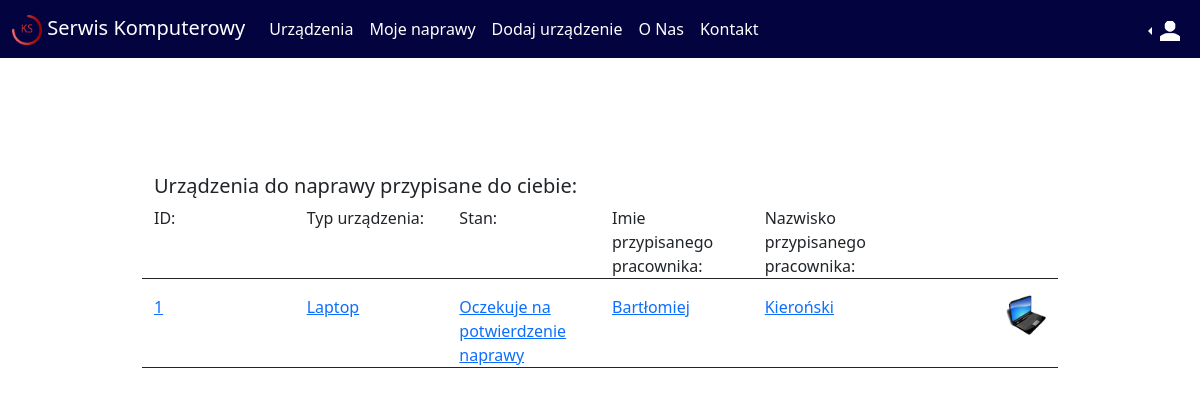
The app's page /ProjektSerwisKomputerowy/MojeUrzadzenia.php (signed in) with its own data.
### tables this page shows
CREATE TABLE `urzadzenie` (
  `idUrzadzenia` int(11) NOT NULL,
  `imieWlasciciela` varchar(30) DEFAULT NULL,
  `nazwiskoWlasciciela` varchar(30) DEFAULT NULL,
  `adresEmailWlasiciela` varchar(30) DEFAULT NULL,
  `numerTelefonuWlasciciela` varchar(30) DEFAULT NULL,
  `markaUrzadzenia` varchar(30) DEFAULT NULL,
  `typUrzadzenia` varchar(30) DEFAULT NULL,
  `modelUrzadzenia` varchar(30) DEFAULT NULL,
  `Problem` tinytext DEFAULT NULL,
  `Diagnoza` varchar(250) DEFAULT NULL,
  `Stan` varchar(100) DEFAULT NULL,
  `DataObecna` datetime DEFAULT NULL,
  `PrzypisanyPracownik` int(11) DEFAULT NULL
);

CREATE TABLE `owner` (
  `Id` int(11) NOT NULL,
  `Imie` varchar(30) NOT NULL,
  `Nazwisko` varchar(30) NOT NULL,
  `NumerTelefonu` varchar(11) NOT NULL,
  `AdresEmail` varchar(50) NOT NULL,
  `Haslo` varchar(30) NOT NULL,
  `typuzytkownika` varchar(30) DEFAULT NULL
);

### ProjektSerwisKomputerowy/MojeUrzadzenia.php (the view, shortened to what this page needs)
<!DOCTYPE html>
<html>
<head>
    <link href="https://cdn.jsdelivr.net/npm/bootstrap@5.1.3/dist/css/bootstrap.min.css" rel="stylesheet">
</head>
<body>
<div class="sticky-top">
      <nav class="navbar navbar-expand-lg navbar-light kolor text-white">
        <div class="container-fluid">
          <a class="navbar-brand text-white" href="#"><img src='Projekt_ks.png' width='30px' height='30px'> Serwis Komputerowy</a>
          <div class="collapse navbar-collapse" id="navbarNav">
            <ul class="navbar-nav">
              <?php
            if(isset($_SESSION['typUzytkownika'] )) {
              if($_SESSION['typUzytkownika'] != "Uzytkownik"){
              echo "<li class='nav-item'>
              <a class='nav-link active text-white' aria-current='page' href='devices.php'>Urządzenia</a>
            </li>";
              }}
              ?>
              <li class="nav-item">
                <a class="nav-link active text-white" href="MojeUrzadzenia.php">Moje naprawy</a>
              </li>
              <?php
              if(isset($_SESSION['typUzytkownika'] )) {
              if($_SESSION['typUzytkownika'] != "Uzytkownik"){
              echo "<li class='nav-item'>
              <a class='nav-link active text-white' href='newdevice.php'>Dodaj urządzenie</a>
            </li>";
              }}
            ?>
            <li class="nav-item">
                <a class="nav-link text-white" href="ONas.php">O Nas</a>
              </li>
              <li class="nav-item">
                <a class="nav-link text-white" href="Kontakt.php">Kontakt</a>
              </li>
                </ul>
          </div>
          <div class='flex-box'>
          <ul class="navbar-nav justify-content-end">
            <li class="nav-item">
              <?php
            if(isset($_SESSION['typUzytkownika'] )) {
              if($_SESSION['typUzytkownika'] != null){
                echo "<li class='nav-item dropdown dropstart'>
          <a class='nav-link dropdown-toggle text-white dropdown-menu-end'  href='' id='navbarDropdownMenuLink' role='button' data-bs-toggle='dropdown' aria-expanded='false'>
            <img width='20px' height='20px' src='account.png'>
          </a>
          <ul class='dropdown-menu' aria-labelledby='navbarDropdownMenuLink'>
            <li><a class='dropdown-item' href='Userinfo.php'>Mój Profil</a></li>
            <li><a class='dropdown-item' href='MojeUrzadzenia.php'>Moje urządzenia</a></li>
            <li><form action='wyloguj.php'>
            <a class='dropdown-item text-dark' type='submit' href='wyloguj.php' method='post' >Wyloguj</a>
            </form></li>
          </ul>
        </li>
                </dropdown>";
              }
            } else{
              echo "<li class='nav-item'>
              <a class='nav-link active text-white' href='login.php'>Zaloguj</a>
            </li>";
          }
            ?>
        </div>
      </nav>
    </div>
    <div class="container">
    <div style="padding: 100px">
    <div class="container padding-left" >
    <div class='row border-bottom border-dark mt-3' id='devices'>
    <h5>Urządzenia do naprawy przypisane do ciebie:</h5>
    <div class='col'> <div class='row'> <div class='col'>ID:</div> <div class='col'>Typ urządzenia:</div> <div class='col'>Stan:</div> <div class='col'>Imie przypisanego pracownika:</div> <div class='col'>Nazwisko przypisanego pracownika:</div><div class='col'></div></div></div>
                    </div>
    <?php
    $idu = $_SESSION['iduzytkownika'];
    $conn = @new mysqli('localhost','root','','serwiskomputerowy');
    if($conn->connect_error !=0){
      echo "Wystąpił błąd połączenia";
     }
    else{
        if(isset($_SESSION['typUzytkownika'])){
            if($_SESSION['typUzytkownika']=='Uzytkownik'){
                $uzytkownik = "SELECT * FROM owner WHERE Id = $idu";
                $urzadzenie = "SELECT * FROM urzadzenie WHERE Stan !='Odebrane'";
                $result2 = $conn->query($urzadzenie);
                $result = $conn->query($uzytkownik);
                if($result->num_rows>0){
                    while($row=$result->fetch_assoc()){
                         if($result2->num_rows>0){
                             while ($row2 = $result2->fetch_assoc()){
                                 if($row['Imie']==$row2['imieWlasciciela'] && $row['Nazwisko']==$row2['nazwiskoWlasciciela'] && $row['NumerTelefonu']==$row2['numerTelefonuWlasciciela'] && $row['AdresEmail']==$row2['adresEmailWlasiciela']){
                                  $data2 = "SELECT Imie,Nazwisko FROM owner WHERE Id='$row2[PrzypisanyPracownik]'";
                                  $wynik1 = $conn->query($data2);
                                     echo "<div class='row border-bottom border-dark mt-3' id='devices'>
                                     <a type='submit' href='deviceinfo.php?id=$row2[idUrzadzenia]'>
                                     <div class='col'> <div class='row'> <div class='col'>$row2[idUrzadzenia]</div> <div class='col'>$row2[typUrzadzenia]</div> <div class='col'>$row2[Stan]</div> "; while($row6=$wynik1->fetch_assoc()){echo "<div class='col'>$row6[Imie]</div> <div class='col'> $row6[Nazwisko]</div> ";} echo"<div class='col'>";
                                     if($row2['typUrzadzenia']=='PC'){
                                      echo "<img src='devicegrafiki/PC.png' height='40px' width='40px' alt ='Avatar' style='border-radius: 50%;' class='float-end '></img> ";
                                      }
                                      else if($row2['typUrzadzenia'] =='Laptop'){
                                        echo "<img src='devicegrafiki/Laptop.png' height='40px' width='40px' alt ='Avatar' style='border-radius: 50%;' class='float-end '></img> ";
                                      }
                                      else if($row2['typUrzadzenia'] =='Telefon'){
                                        echo "<img src='devicegrafiki/Telefon.png' height='40px' width='40px' alt ='Avatar' style='border-radius: 50%;' class='float-end '></img> ";
                                      }
                                      else if($row2['typUrzadzenia'] =='Laptop'){
                                        echo "<img src='devicegrafiki/Laptop.png' height='40px' width='40px' alt ='Avatar' style='border-radius: 50%;' class='float-end '></img> ";
                                      }
                                      else if($row2['typUrzadzenia'] =='Tablet'){
                                        echo "<img src='devicegrafiki/Telefon.png' height='40px' width='40px' alt ='Avatar' style='border-radius: 50%;' class='float-end '></img> ";
                                      }
                                      else if($row2['typUrzadzenia'] =='Peryferia'){
                                        echo "<img src='devicegrafiki/Peryferia.png' height='40px' width='40px' alt ='Avatar' style='border-radius: 50%;' class='float-end '></img> ";
                                      }
                                      else if($row2['typUrzadzenia'] =='Konsola'){
                                        echo "<img src='devicegrafiki/Konsola.png' height='40px' width='40px' alt ='Avatar' style='border-radius: 50%;' class='float-end '></img> ";
                                      }
                                      else if($row2['typUrzadzenia'] =='Inne'){
                                        echo "<img src='devicegrafiki/inne.png' height='40px' width='40px' alt ='Avatar' style='border-radius: 50%;' class='float-end '></img> ";
                                      }
                                     echo "</div></div></div></a></div> ";
                                 }
                             }
                         }
                    }
                }
            }
            else if(($_SESSION['typUzytkownika']!="Uzytkownik") ){
               $idpracownika = $_SESSION['iduzytkownika'];
               $urzadzeniaNaprawiane = "SELECT * FROM urzadzenie WHERE PrzypisanyPracownik = $idpracownika && Stan != 'Odebrane' && Stan != 'Niemożliwe do naprawy' && Stan != 'Do odbioru' && Stan != 'Zrealizowane' && Stan != 'Niemożliwe do naprawy' ";
               $result3 = $conn->query($urzadzeniaNaprawiane);
               if($result3 ->num_rows>0){
                   while($row3=$result3->fetch_assoc()){
                    $data1 = "SELECT Imie,Nazwisko FROM owner WHERE Id='$row3[PrzypisanyPracownik]'";
                    $wynik = $conn->query($data1);
                    echo "<div class='row border-bottom border-dark mt-3' id='devices'>
                    <a type='submit' href='deviceinfo.php?id=$row3[idUrzadzenia]'>
                    <div class='col'> <div class='row'> <div class='col'>$row3[idUrzadzenia]</div> <div class='col'>$row3[typUrzadzenia]</div> <div class='col'>$row3[Stan]</div> "; while($row5=$wynik->fetch_assoc()){echo "<div class='col'>$row5[Imie]</div> <div class='col'> $row5[Nazwisko]</div> ";} echo"<div class='col'>";
                    if($row3['typUrzadzenia']=='PC'){
                      echo "<img src='devicegrafiki/PC.png' height='40px' width='40px' alt ='Avatar' style='border-radius: 50%;' class='float-end '></img> ";
                      }
                      else if($row3['typUrzadzenia'] =='Laptop'){
                        echo "<img src='devicegrafiki/Laptop.png' height='40px' width='40px' alt ='Avatar' style='border-radius: 50%;' class='float-end '></img> ";
                      }
                    echo"</div></div></div>
                    </a></div> ";
                   }
               }
            }
        }
    }
    ?>
            </div>
        </div>
    </div>
</body>
</html>

### ProjektSerwisKomputerowy/MojeUrzadzenia.php (style rules this page uses)
body { background-color: ; }
.kolor { background-color: rgb(3,3,64); }

### records on screen
urzadzenie: idUrzadzenia "1", typUrzadzenia "Laptop", Stan "Oczekuje na potwierdzenie naprawy"
owner: Imie "Bartłomiej", Nazwisko "Kieroński"
